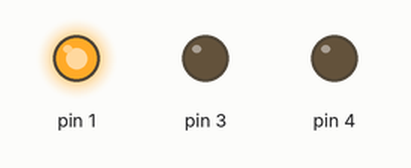
Simulated run of this sketch. Board: Arduino Uno, built with avr-gcc and run on an emulated ATmega328P. Parts: output pins drawn as LEDs (lit = HIGH). Random numbers use the default seed unless the sketch sets one.

Above: at 3.2 s.
At 5.1 s:
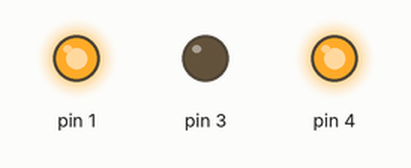
At 6.4 s:
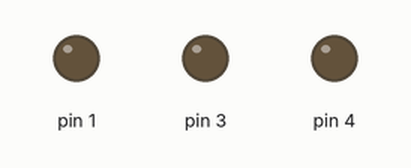
Timing chart, 0 to 7.9 s (numbered marks = the images above):
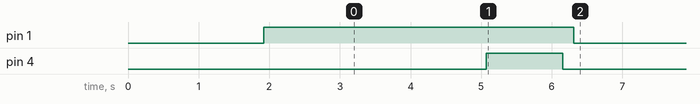

The sketch:

AC-Arduino_Candle.ino
```cpp
#define led1 1
#define led2 4
#define rand_pin A0
#define fluctuation 10
byte rand_number[]={1,1};
byte new_rand_number[]={1,1};
byte max_range=255;
byte min_range=0;

byte count_range(byte min, byte max, byte down_range, byte up_range){
  if(min<down_range){
    min=down_range;
  }

  if(max>up_range){
    max=up_range;
  }
  return min, max;
}

void go_to_the_value(byte step, byte step_time, byte u_value, byte the_value, byte pin){
  if(u_value<the_value){
    for(byte i=u_value; i<=the_value; i+=step){
      analogWrite(pin, i);
      delay(step_time);
    }
  }else{
    for(byte i=u_value; i<=the_value; i-=step){
      analogWrite(pin, i);
      delay(step_time);
    }
  }
}

void func_for_one_led(byte n_in_table, byte pin_n){
  min_range, max_range=count_range(rand_number[n_in_table]-fluctuation, rand_number[n_in_table]+fluctuation, 1,255);
  new_rand_number[n_in_table]=random(min_range, max_range);
  if(new_rand_number[n_in_table]<rand_number[n_in_table]){
    go_to_the_value( 1, 60, rand_number[n_in_table], new_rand_number[n_in_table], pin_n);
  }else{
    go_to_the_value( 1, 30, rand_number[n_in_table], new_rand_number[n_in_table], pin_n);
  }
  rand_number[n_in_table]=new_rand_number[n_in_table];
}

void setup(){
  pinMode(3,OUTPUT);
  pinMode(A0,INPUT);
  randomSeed(analogRead(rand_pin));
  rand_number[0]=random(min_range,max_range);
  rand_number[1]=random(min_range,max_range);
  go_to_the_value(1, 15, 0, rand_number[0], led1);
  go_to_the_value(1, 15, 0, rand_number[1], led2);
  new_rand_number[0]=rand_number[0];
  new_rand_number[1]=rand_number[1];

}

void loop(){
  func_for_one_led(0, led1);
  func_for_one_led(1, led2);
}
```

Measured:
- by itself, pin 1: HIGH → LOW at 6.3 s
- by itself, pin 4: HIGH → LOW at 6.2 s
